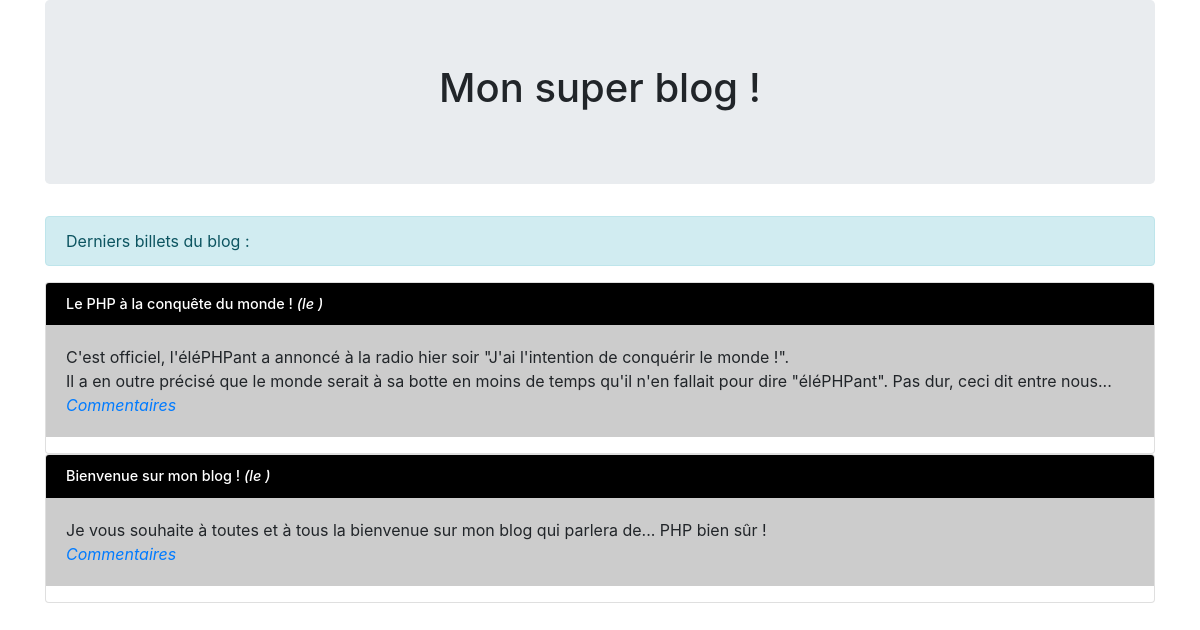
The page / on the database its author committed.
### tables this page shows
CREATE TABLE `posts` (
  `id` int(11) NOT NULL,
  `title` varchar(255) NOT NULL,
  `content` text NOT NULL,
  `creation_date` datetime NOT NULL
);

### controler/frontend.php (called while the page is built, shortened)
<?php
require_once('model/PostManager.php');
function listPosts()
{
    $postManager = new \OpenClassrooms\Blog\Model\PostManager();
    $posts = $postManager->getPosts();
    require('view/frontend/listPostsView.php');
}

### model/PostManager.php (called while the page is built, shortened)
<?php
class PostManager extends Manager
{
    public function getPosts()
    {
        $db = $this->dbConnect();
        $req = $db->query('SELECT id, title, content, DATE_FORMAT(creation_date, \'%d/%m/%Y à %Hh%imin%ss\') AS creation_date_fr FROM posts ORDER BY creation_date DESC LIMIT 0, 5');
        return $req;
    }
}

### view/frontend/listPostsView.php (the view, shortened to what this page needs)
<div class="jumbotron">
    <h1 class="text-center">Mon super blog !</h1>
</div>
<p class="alert alert-info">Derniers billets du blog :</p>
<?php
while ($data = $posts->fetch())
{
?>
    <div class="card">
        <h3 class="card-header">
            <?= htmlspecialchars($data['title']) ?>
            <em>(le <?= $data['date_creation'] ?>)</em>
        </h3>
        <p class="card-body">
            <?= nl2br(htmlspecialchars($data['content'])) ?>
            <br />
            <em><a href="index.php?action=post&id=<?= $data['id'] ?>">Commentaires</a></em>
        </p>
    </div>
<?php
}
?>
<?php $content = ob_get_clean(); ?>
<?php require('template.php'); ?>

### index.php
<?php
require('controler/frontend.php');
try {
    if (isset($_GET['action'])) {
        if ($_GET['action'] == 'listPosts') {
            listPosts();
        }
        elseif ($_GET['action'] == 'post') {
            if (isset($_GET['id']) && $_GET['id'] > 0) {
                post();
            }
            else {
                throw new Exception("Aucun identifiant de billet envoyé");
            }
        }
        elseif ($_GET['action'] == 'addComment') {
            if (isset($_GET['id']) && $_GET['id'] > 0) {
                if (!empty($_POST['author']) && !empty($_POST['comment'])) {
                    addComment($_GET['id'], $_POST['author'], $_POST['comment']);
                }
                else {
                    throw new Exception("Tous les champs ne sont pas remplis !");
                }
            }
            else {
                throw new Exception("Aucun identifiant de billet envoyé");
            }
        }
        elseif ($_GET['action'] == 'editComment') {
            if (isset($_GET['id']) && $_GET['id'] > 0) {
                editComment($_GET['id']);
            }
            else {
                throw new Exception("Aucun identifiant de commentaire envoyé");
            }
        }
    }
    else {
        listPosts();
    }
}
catch(Exception $e) {
    $errorMessage = $e->getMessage();
    require('view/frontend/errorView.php');
}

### view/frontend/template.php (shortened to what this page needs)
<!DOCTYPE html>
<html>
    <head>
        <link href="public/css/style.css" rel="stylesheet" />
        <link rel="stylesheet" href="https://maxcdn.bootstrapcdn.com/bootstrap/4.0.0-beta.2/css/bootstrap.min.css">
    </head>
    <body>
    	<div class="container">
        	<?= $content ?>
    	</div>
    </body>
</html>

### public/css/style.css (style rules this page uses)
.card-header { background-color: black !important; color: white !important; font-size: 0.9em !important; }
.card-body { background-color: #CCCCCC; }

### rows shown on the page
posts: title "Le PHP à la conquête du monde !", content "C'est officiel, l'éléPHPant a annoncé à la radio hier soir \"J'ai l'intention de conquérir le monde !\". Il a en outre précisé que le monde serait à sa botte en moins de temps qu'il n'en fallait pour dire \"éléPHPant\". Pas dur, ceci dit entre nous..."
posts: title "Bienvenue sur mon blog !", content "Je vous souhaite à toutes et à tous la bienvenue sur mon blog qui parlera de... PHP bien sûr !"
